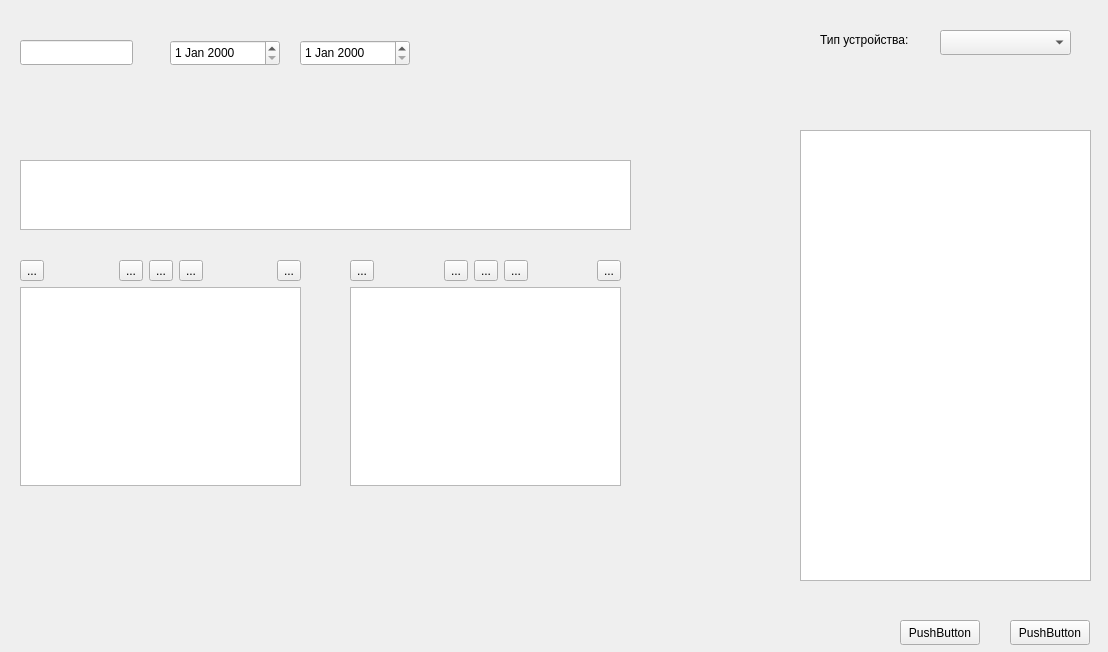
<?xml version="1.0" encoding="UTF-8"?>
<ui version="4.0">
 <class>DefectForm</class>
 <widget class="QWidget" name="DefectForm">
  <property name="geometry">
   <rect>
    <x>0</x>
    <y>0</y>
    <width>1108</width>
    <height>652</height>
   </rect>
  </property>
  <property name="windowTitle">
   <string>Form</string>
  </property>
  <widget class="QPushButton" name="pushButton">
   <property name="geometry">
    <rect>
     <x>900</x>
     <y>620</y>
     <width>80</width>
     <height>25</height>
    </rect>
   </property>
   <property name="text">
    <string>PushButton</string>
   </property>
  </widget>
  <widget class="QPushButton" name="pushButton_2">
   <property name="geometry">
    <rect>
     <x>1010</x>
     <y>620</y>
     <width>80</width>
     <height>25</height>
    </rect>
   </property>
   <property name="text">
    <string>PushButton</string>
   </property>
  </widget>
  <widget class="QLineEdit" name="lineEdit">
   <property name="geometry">
    <rect>
     <x>20</x>
     <y>40</y>
     <width>113</width>
     <height>25</height>
    </rect>
   </property>
  </widget>
  <widget class="QDateEdit" name="dateEdit">
   <property name="geometry">
    <rect>
     <x>170</x>
     <y>40</y>
     <width>110</width>
     <height>26</height>
    </rect>
   </property>
  </widget>
  <widget class="QDateEdit" name="dateEdit_2">
   <property name="geometry">
    <rect>
     <x>300</x>
     <y>40</y>
     <width>110</width>
     <height>26</height>
    </rect>
   </property>
  </widget>
  <widget class="QPlainTextEdit" name="plainTextEdit">
   <property name="geometry">
    <rect>
     <x>20</x>
     <y>160</y>
     <width>611</width>
     <height>70</height>
    </rect>
   </property>
  </widget>
  <widget class="QComboBox" name="comboBox">
   <property name="geometry">
    <rect>
     <x>940</x>
     <y>30</y>
     <width>131</width>
     <height>25</height>
    </rect>
   </property>
  </widget>
  <widget class="QTableWidget" name="tableWidget">
   <property name="geometry">
    <rect>
     <x>800</x>
     <y>130</y>
     <width>291</width>
     <height>451</height>
    </rect>
   </property>
  </widget>
  <widget class="QLabel" name="label">
   <property name="geometry">
    <rect>
     <x>820</x>
     <y>30</y>
     <width>101</width>
     <height>20</height>
    </rect>
   </property>
   <property name="text">
    <string>Тип устройства:</string>
   </property>
  </widget>
  <widget class="QWidget" name="">
   <property name="geometry">
    <rect>
     <x>20</x>
     <y>260</y>
     <width>281</width>
     <height>226</height>
    </rect>
   </property>
   <layout class="QVBoxLayout" name="verticalLayout">
    <item>
     <layout class="QHBoxLayout" name="horizontalLayout">
      <item>
       <widget class="QToolButton" name="toolButton_3">
        <property name="text">
         <string>...</string>
        </property>
       </widget>
      </item>
      <item>
       <spacer name="horizontalSpacer_3">
        <property name="orientation">
         <enum>Qt::Horizontal</enum>
        </property>
        <property name="sizeHint" stdset="0">
         <size>
          <width>40</width>
          <height>20</height>
         </size>
        </property>
       </spacer>
      </item>
      <item>
       <widget class="QToolButton" name="toolButton">
        <property name="text">
         <string>...</string>
        </property>
       </widget>
      </item>
      <item>
       <widget class="QToolButton" name="toolButton_2">
        <property name="text">
         <string>...</string>
        </property>
       </widget>
      </item>
      <item>
       <widget class="QToolButton" name="toolButton_5">
        <property name="text">
         <string>...</string>
        </property>
       </widget>
      </item>
      <item>
       <spacer name="horizontalSpacer_2">
        <property name="orientation">
         <enum>Qt::Horizontal</enum>
        </property>
        <property name="sizeHint" stdset="0">
         <size>
          <width>40</width>
          <height>20</height>
         </size>
        </property>
       </spacer>
      </item>
      <item>
       <widget class="QToolButton" name="toolButton_4">
        <property name="text">
         <string>...</string>
        </property>
       </widget>
      </item>
     </layout>
    </item>
    <item>
     <widget class="QPlainTextEdit" name="plainTextEdit_2"/>
    </item>
   </layout>
  </widget>
  <widget class="QWidget" name="">
   <property name="geometry">
    <rect>
     <x>350</x>
     <y>260</y>
     <width>271</width>
     <height>226</height>
    </rect>
   </property>
   <layout class="QVBoxLayout" name="verticalLayout_2">
    <item>
     <layout class="QHBoxLayout" name="horizontalLayout_2">
      <item>
       <widget class="QToolButton" name="toolButton_9">
        <property name="text">
         <string>...</string>
        </property>
       </widget>
      </item>
      <item>
       <spacer name="horizontalSpacer_4">
        <property name="orientation">
         <enum>Qt::Horizontal</enum>
        </property>
        <property name="sizeHint" stdset="0">
         <size>
          <width>40</width>
          <height>20</height>
         </size>
        </property>
       </spacer>
      </item>
      <item>
       <widget class="QToolButton" name="toolButton_6">
        <property name="text">
         <string>...</string>
        </property>
       </widget>
      </item>
      <item>
       <widget class="QToolButton" name="toolButton_7">
        <property name="text">
         <string>...</string>
        </property>
       </widget>
      </item>
      <item>
       <widget class="QToolButton" name="toolButton_8">
        <property name="text">
         <string>...</string>
        </property>
       </widget>
      </item>
      <item>
       <spacer name="horizontalSpacer_5">
        <property name="orientation">
         <enum>Qt::Horizontal</enum>
        </property>
        <property name="sizeHint" stdset="0">
         <size>
          <width>40</width>
          <height>20</height>
         </size>
        </property>
       </spacer>
      </item>
      <item>
       <widget class="QToolButton" name="toolButton_10">
        <property name="text">
         <string>...</string>
        </property>
       </widget>
      </item>
     </layout>
    </item>
    <item>
     <widget class="QPlainTextEdit" name="plainTextEdit_3"/>
    </item>
   </layout>
  </widget>
 </widget>
 <resources/>
 <connections/>
</ui>
